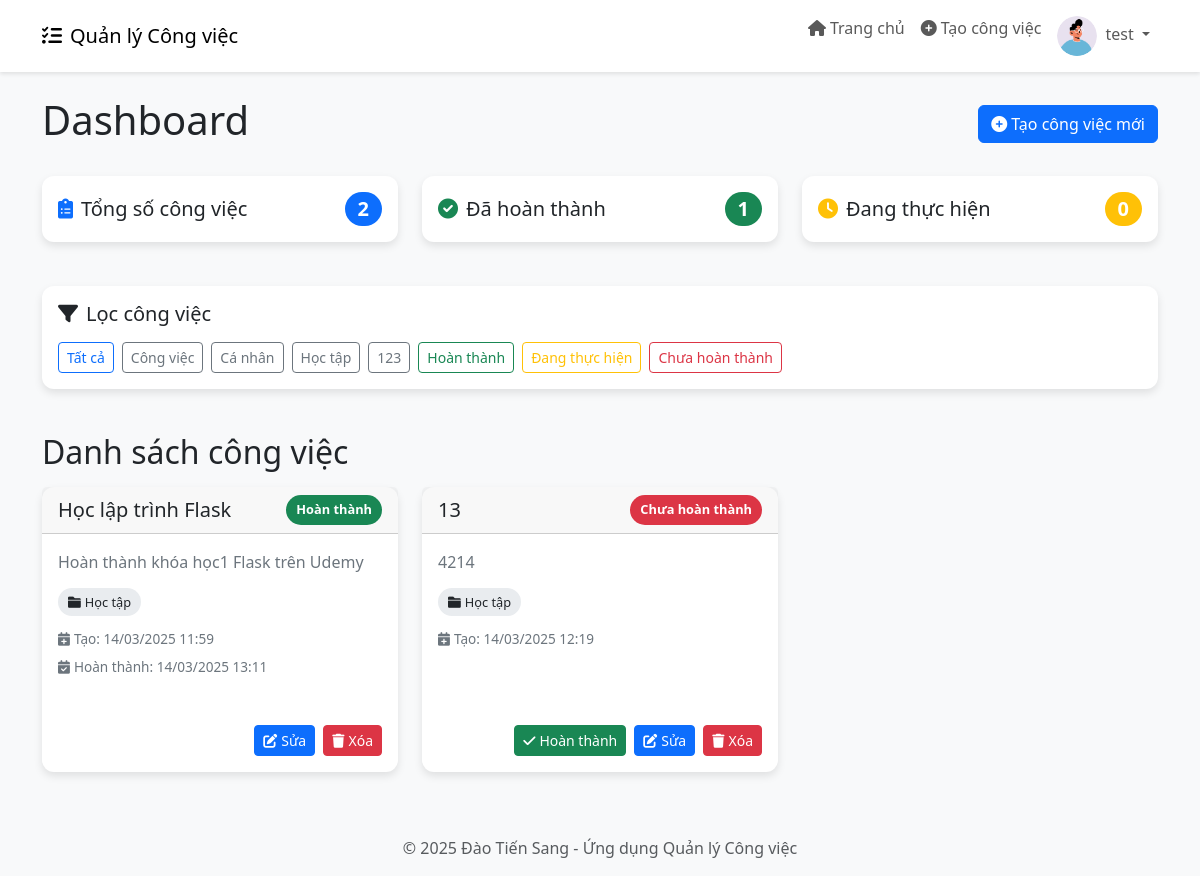
Page /dashboard (signed in) on the committed database.
### app.py (models this page shows)
class User(db.Model):
    id = db.Column(db.Integer, primary_key=True)
    username = db.Column(db.String(80), unique=True, nullable=False)
    password = db.Column(db.String(200), nullable=False)
    avatar = db.Column(db.String(200), nullable=True, default='default-avatar.png')
    is_admin = db.Column(db.Boolean, default=False)
    tasks = db.relationship('Task', backref='user', lazy=True)

class Category(db.Model):
    id = db.Column(db.Integer, primary_key=True)
    name = db.Column(db.String(100), nullable=False)
    description = db.Column(db.Text, nullable=True)
    tasks = db.relationship('Task', backref='category', lazy=True)

class Task(db.Model):
    id = db.Column(db.Integer, primary_key=True)
    title = db.Column(db.String(100), nullable=False)
    description = db.Column(db.Text, nullable=True)
    status = db.Column(db.String(20), default='Chưa hoàn thành')
    created = db.Column(db.DateTime, default=lambda: datetime.now(vietnam_tz))  # Lưu thời gian theo múi giờ Việt Nam
    finished = db.Column(db.DateTime, nullable=True)
    user_id = db.Column(db.Integer, db.ForeignKey('user.id'), nullable=False)
    category_id = db.Column(db.Integer, db.ForeignKey('category.id'), nullable=True)

### app.py (the view)
@app.route('/dashboard')
def dashboard():
    if 'user_id' not in session:
        return redirect(url_for('login'))
    user_id = session['user_id']
    user = User.query.get(user_id)
    if session.get('is_admin'):
        tasks = Task.query.all()
        categories = Category.query.all()
        users = User.query.all()
    else:
        tasks = Task.query.filter_by(user_id=user_id).all()
        categories = Category.query.all()
        users = None
    return render_template('dashboard.html', tasks=tasks, categories=categories, users=users, user=user)

### templates/dashboard.html
{% extends 'base.html' %}
{% block content %}
<div class="d-flex justify-content-between align-items-center mb-4">
    <h1>Dashboard</h1>
    <a href="{{ url_for('new_task') }}" class="btn btn-primary">
        <i class="fas fa-plus-circle me-1"></i>Tạo công việc mới
    </a>
</div>
<div class="row mb-4">
    <div class="col-md-4">
        <div class="card p-3">
            <div class="d-flex justify-content-between align-items-center">
                <h5 class="mb-0"><i class="fas fa-clipboard-list text-primary me-2"></i>Tổng số công việc</h5>
                <span class="badge bg-primary rounded-pill fs-5">{{ tasks|length }}</span>
            </div>
        </div>
    </div>
    <div class="col-md-4">
        <div class="card p-3">
            <div class="d-flex justify-content-between align-items-center">
                <h5 class="mb-0"><i class="fas fa-check-circle text-success me-2"></i>Đã hoàn thành</h5>
                <span class="badge bg-success rounded-pill fs-5">{{ tasks|selectattr('status', 'equalto', 'Hoàn thành')|list|length }}</span>
            </div>
        </div>
    </div>
    <div class="col-md-4">
        <div class="card p-3">
            <div class="d-flex justify-content-between align-items-center">
                <h5 class="mb-0"><i class="fas fa-clock text-warning me-2"></i>Đang thực hiện</h5>
                <span class="badge bg-warning rounded-pill fs-5">{{ tasks|selectattr('status', 'equalto', 'Đang thực hiện')|list|length }}</span>
            </div>
        </div>
    </div>
</div>
<div class="row mb-4">
    <div class="col-12">
        <div class="card p-3">
            <div class="d-flex justify-content-between align-items-center mb-3">
                <h5 class="mb-0"><i class="fas fa-filter me-2"></i>Lọc công việc</h5>
            </div>
            <div class="d-flex flex-wrap gap-2">
                <a href="{{ url_for('dashboard') }}" class="btn btn-sm btn-outline-primary">Tất cả</a>
                {% for category in categories %}
                <a href="{{ url_for('dashboard', category_id=category.id) }}" class="btn btn-sm btn-outline-secondary">
                    {{ category.name }}
                </a>
                {% endfor %}
                <a href="{{ url_for('dashboard', status='Hoàn thành') }}" class="btn btn-sm btn-outline-success">Hoàn thành</a>
                <a href="{{ url_for('dashboard', status='Đang thực hiện') }}" class="btn btn-sm btn-outline-warning">Đang thực hiện</a>
                <a href="{{ url_for('dashboard', status='Chưa hoàn thành') }}" class="btn btn-sm btn-outline-danger">Chưa hoàn thành</a>
            </div>
        </div>
    </div>
</div>
<h2 class="mb-3">Danh sách công việc</h2>
{% if not tasks %}
<div class="alert alert-info">
    <i class="fas fa-info-circle me-2"></i>Không có công việc nào. Hãy tạo công việc mới!
</div>
{% else %}
<div class="row">
    {% for task in tasks %}
    <div class="col-md-4">
        <div class="card task-card mb-4">
            <div class="card-header task-header">
                <h5 class="card-title mb-0">{{ task.title }}</h5>
                {% if task.status == 'Hoàn thành' %}
                <span class="task-badge bg-success text-white">Hoàn thành</span>
                {% elif task.status == 'Đang thực hiện' %}
                <span class="task-badge bg-warning text-dark">Đang thực hiện</span>
                {% else %}
                <span class="task-badge bg-danger text-white">Chưa hoàn thành</span>
                {% endif %}
            </div>
            <div class="card-body d-flex flex-column">
                <p class="task-description">{{ task.description }}</p>
                {% if task.category %}
                <div class="mb-3">
                    <span class="category-badge">
                        <i class="fas fa-folder me-1"></i>{{ task.category.name }}
                    </span>
                </div>
                {% endif %}
                <div class="task-date mb-2">
                    <i class="fas fa-calendar-plus me-1"></i>Tạo: {{ task.created.strftime('%d/%m/%Y %H:%M') }}
                </div>
                {% if task.finished %}
                <div class="task-date mb-2">
                    <i class="fas fa-calendar-check me-1"></i>Hoàn thành: {{ task.finished.strftime('%d/%m/%Y %H:%M') }}
                </div>
                {% endif %}
                <div class="task-footer mt-auto pt-3 d-flex gap-2">
                    {% if task.status != 'Hoàn thành' %}
                    <a href="{{ url_for('complete_task', task_id=task.id) }}" class="btn btn-success btn-sm">
                        <i class="fas fa-check me-1"></i>Hoàn thành
                    </a>
                    {% endif %}
                    <a href="{{ url_for('edit_task', task_id=task.id) }}" class="btn btn-primary btn-sm">
                        <i class="fas fa-edit me-1"></i>Sửa
                    </a>
                    <a href="{{ url_for('delete_task', task_id=task.id) }}" class="btn btn-danger btn-sm" onclick="return confirm('Bạn có chắc chắn muốn xóa công việc này?')">
                        <i class="fas fa-trash me-1"></i>Xóa
                    </a>
                </div>
            </div>
        </div>
    </div>
    {% endfor %}
</div>
{% endif %}
{% endblock %}

### templates/base.html (shortened to what this page needs)
<!DOCTYPE html>
<html lang="vi">
<head>
    <link href="https://cdn.jsdelivr.net/npm/bootstrap@5.3.0-alpha1/dist/css/bootstrap.min.css" rel="stylesheet">
    <link rel="stylesheet" href="https://cdnjs.cloudflare.com/ajax/libs/font-awesome/6.0.0/css/all.min.css">
</head>
<body>
    {% if 'user_id' in session %}
    <nav class="navbar navbar-expand-lg navbar-light bg-white mb-4">
        <div class="container">
            <a class="navbar-brand" href="{{ url_for('dashboard') }}">
                <i class="fas fa-tasks me-2"></i>Quản lý Công việc
            </a>
            <div class="collapse navbar-collapse" id="navbarNav">
                <ul class="navbar-nav ms-auto">
                    <li class="nav-item">
                        <a class="nav-link" href="{{ url_for('dashboard') }}">
                            <i class="fas fa-home me-1"></i>Trang chủ
                        </a>
                    </li>
                    <li class="nav-item">
                        <a class="nav-link" href="{{ url_for('new_task') }}">
                            <i class="fas fa-plus-circle me-1"></i>Tạo công việc
                        </a>
                    </li>
                    <li class="nav-item dropdown">
                        <a class="nav-link dropdown-toggle" href="#" id="navbarDropdown" role="button" data-bs-toggle="dropdown" aria-expanded="false">
                            <img src="{{ url_for('static', filename='uploads/' + session.get('avatar', 'default-avatar.png')) }}" alt="Avatar" class="avatar-circle me-1">
                            {{ session.get('username') }}
                        </a>
                    </li>
                </ul>
            </div>
        </div>
    </nav>
    {% endif %}
    <div class="container mt-4">
        {% block content %}{% endblock %}
    </div>
    <footer class="bg-light py-3 mt-5">
        <div class="container text-center">
            <p class="text-muted mb-0">© 2025 Đào Tiến Sang - Ứng dụng Quản lý Công việc</p>
        </div>
    </footer>
</body>
</html>

### templates/base.html (style rules this page uses)
body { background-color: #f8f9fa; font-family: 'Segoe UI', Tahoma, Geneva, Verdana, sans-serif; }
.navbar { box-shadow: 0 2px 4px rgba(0, 0, 0, 0.1); }
.card { border: none; border-radius: 12px; box-shadow: 0 4px 8px rgba(0, 0, 0, 0.1); transition: transform 0.3s ease, box-shadow 0.3s ease; margin-bottom: 20px; }
.task-card { height: 100%; }
.task-header { display: flex; justify-content: space-between; align-items: center; }
.task-badge { padding: 5px 10px; border-radius: 50px; font-size: 0.8rem; font-weight: bold; }
.task-date { font-size: 0.85rem; color: #6c757d; }
.task-description { color: #6c757d; margin-bottom: 15px; }
.task-footer { display: flex; justify-content: flex-end; margin-top: auto; }
.avatar-circle { width: 40px; height: 40px; border-radius: 50%; object-fit: cover; }
.category-badge { margin-right: 5px; padding: 5px 10px; border-radius: 50px; font-size: 0.8rem; background-color: #e9ecef; color: #212529; }

### rows in the picture
User: get "test"
Category: name "Công việc"
Category: name "Cá nhân"
Category: name "Học tập"
Category: name "123"
Task: title "Học lập trình Flask", status "Hoàn thành", description "Hoàn thành khóa học1 Flask trên Udemy", category.name "Học tập", created "14/03/2025 11:59", finished "14/03/2025 13:11"
Task: title "13", status "Chưa hoàn thành", description "4214", category.name "Học tập", created "14/03/2025 12:19"

### other values in the picture
{{ tasks|length }} "2"
{{ tasks|selectattr('status', 'equalto', 'Hoàn thành')|list|length }} "1"
{{ tasks|selectattr('status', 'equalto', 'Đang thực hiện')|list|length }} "0"
